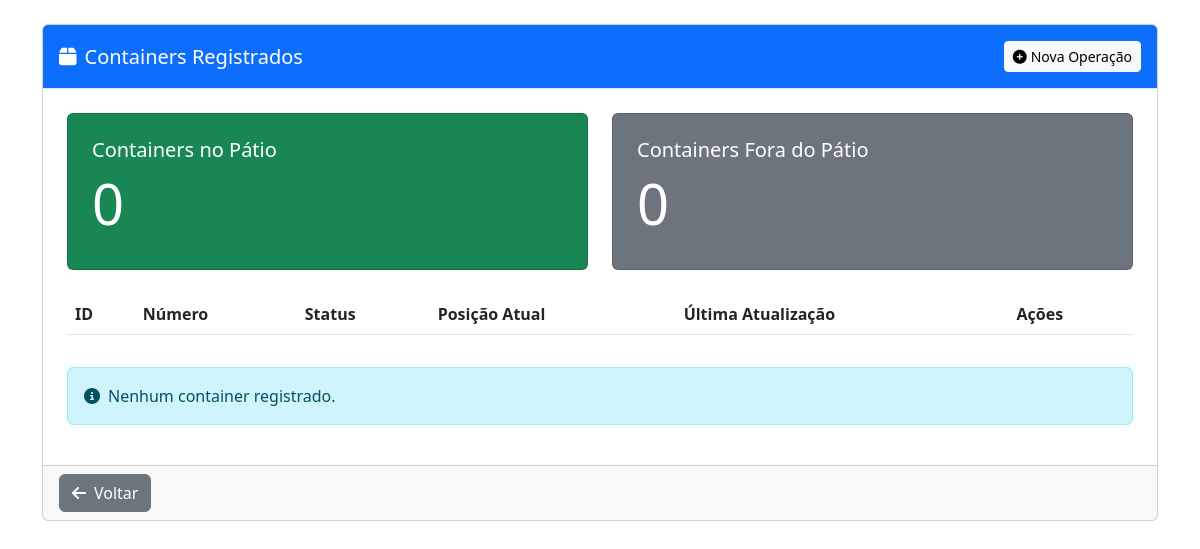
The app's page /operacoes/containers (signed in), older data.
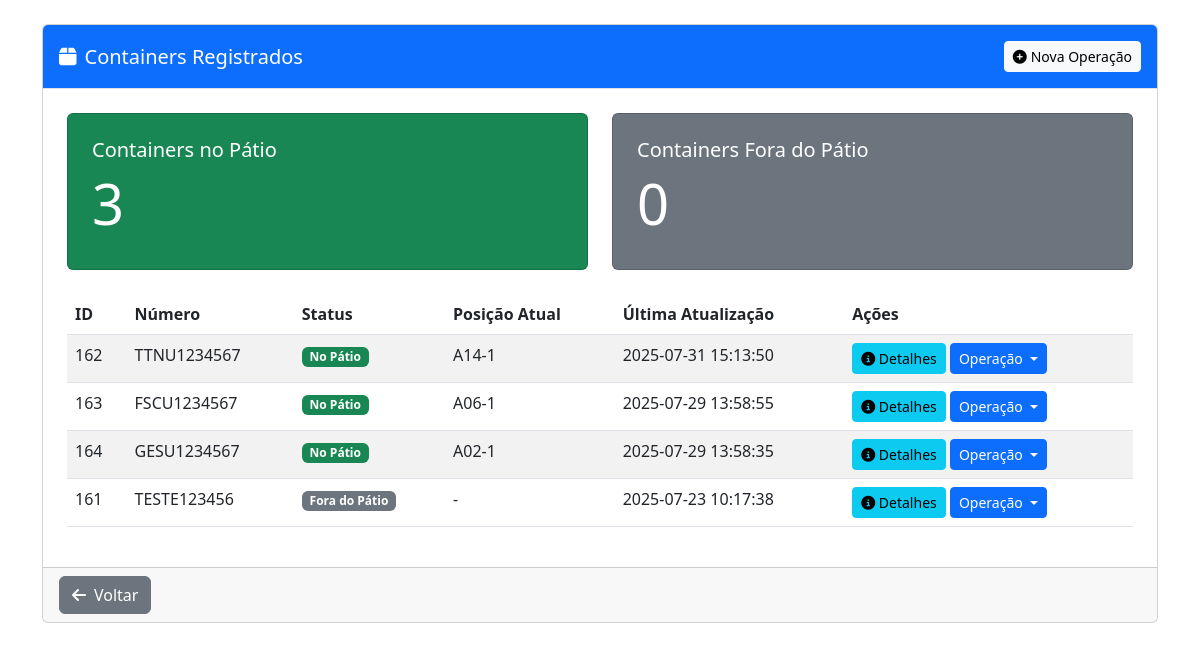
The same page, newer data.
### tables this page shows
CREATE TABLE containers (
        id INTEGER PRIMARY KEY AUTOINCREMENT,
        numero TEXT UNIQUE NOT NULL,
        status TEXT NOT NULL DEFAULT 'no patio',
        posicao_atual TEXT,
        data_criacao TEXT NOT NULL,
        ultima_atualizacao TEXT NOT NULL
    , unidade TEXT DEFAULT 'principal', tipo_container TEXT, tamanho TEXT, capacidade TEXT, tara TEXT, armador TEXT, booking TEXT);

### routes/operacoes.py (the view)
@operacoes_bp.route('/containers')
@login_required
def listar_containers():
    try:
        db = get_db()
        cursor = db.cursor()
        username = session.get('username')
        cursor.execute('SELECT unidade FROM usuarios WHERE username = ?', (username,))
        user_data = cursor.fetchone()
        if not user_data:
            flash('Erro: Usuário não encontrado ou sem unidade definida', 'danger')
            return redirect(url_for('operacoes.index'))
        unidade_usuario = user_data[0]
        cursor.execute('''
            SELECT * FROM containers
            WHERE unidade = ?
            ORDER BY ultima_atualizacao DESC
        ''', (unidade_usuario,))
        containers = cursor.fetchall()
        return render_template('operacoes/listar_containers.html', containers=containers)
    except Exception as e:
        logger.error(f"Erro ao listar containers: {e}")
        flash(f'Erro ao listar containers: {str(e)}', 'danger')
        return redirect(url_for('operacoes.index'))

### auth/routes.py (called while the page is built)
def login_required(f):
    @wraps(f)
    def decorated_function(*args, **kwargs):
        if 'username' not in session:
            flash('Você precisa fazer login para acessar esta página', 'danger')
            return redirect(url_for('auth.login'))
        return f(*args, **kwargs)
    return decorated_function

### db.py (called while the page is built)
def get_db():
    if 'db' not in g:
        try:
            g.db = sqlite3.connect(
                current_app.config['DATABASE'],
                detect_types=sqlite3.PARSE_DECLTYPES,
                timeout=30.0,  # 30 segundos de timeout
                isolation_level=None  # Autocommit mode
            )
            g.db.execute('PRAGMA busy_timeout = 10000;')  # 10 segundos
            g.db.row_factory = sqlite3.Row
            logger.debug("Nova conexão com o banco de dados estabelecida")
        except sqlite3.Error as e:
            logger.error(f"Erro ao conectar ao banco de dados: {e}")
            raise
    return g.db

### utils/permissions.py (called while the page is built)
def get_user_role():
    role = session.get('role') or session.get('nivel')
    return role

### templates/operacoes/listar_containers.html (shortened to what the changed rows need)
{% extends "base.html" %}
{% block content %}
<div class="container py-4">
    <div class="row">
        <div class="col-md-12 mb-4">
            <div class="card">
                <div class="card-body">
                    <div class="row mb-4">
                        <div class="col-md-6">
                            <div class="card bg-success text-white">
                                <div class="card-body">
                                    <h5 class="card-title">Containers no Pátio</h5>
                                    <h2 class="display-4">
                                        {{ containers|selectattr('status', 'equalto', 'no patio')|list|length }}
                                    </h2>
                                </div>
                            </div>
                        </div>
                        <div class="col-md-6">
                            <div class="card bg-secondary text-white">
                                <div class="card-body">
                                    <h2 class="display-4">
                                        {{ containers|selectattr('status', 'equalto', 'fora do patio')|list|length }}
                                    </h2>
                                </div>
                            </div>
                        </div>
                    </div>
                    <div class="table-responsive">
                        <table class="table table-striped table-hover" id="tabelaContainers">
                            <thead>
                                <tr>
                                    <th>ID</th>
                                    <th>Número</th>
                                    <th>Status</th>
                                    <th>Posição Atual</th>
                                    <th>Última Atualização</th>
                                    <th>Ações</th>
                                </tr>
                            </thead>
                            <tbody>
                                {% for container in containers %}
                                <tr>
                                    <td>{{ container.id }}</td>
                                    <td>{{ container.numero }}</td>
                                    <td>
                                        {% if container.status == 'no patio' %}
                                        <span class="badge bg-success">No Pátio</span>
                                        {% else %}
                                        <span class="badge bg-secondary">Fora do Pátio</span>
                                        {% endif %}
                                    </td>
                                    <td>{{ container.posicao_atual or '-' }}</td>
                                    <td>{{ container.ultima_atualizacao }}</td>
                                    <td>
                                        <a href="{{ url_for('operacoes.detalhe_container', container_id=container.id) }}" class="btn btn-sm btn-info">
                                            <i class="fas fa-info-circle"></i> Detalhes
                                        </a>
                                        <div class="btn-group">
                                            <button type="button" class="btn btn-sm btn-primary dropdown-toggle" data-bs-toggle="dropdown" aria-expanded="false">
                                                Operação
                                            </button>
                                        </div>
                                    </td>
                                </tr>
                                {% endfor %}
                            </tbody>
                        </table>
                    </div>
                    {% if not containers %}
                    <div class="alert alert-info mt-3">
                        <i class="fas fa-info-circle me-2"></i>Nenhum container registrado.
                    </div>
                    {% endif %}
                </div>
            </div>
        </div>
    </div>
</div>
{% endblock %}

Row changes from the older to the newer data that the page shows:
added containers: id "162", numero "TTNU1234567", status "No Pátio", posicao_atual "A14-1", ultima_atualizacao "2025-07-31 15:13:50"
added containers: id "163", numero "FSCU1234567", status "No Pátio", posicao_atual "A06-1", ultima_atualizacao "2025-07-29 13:58:55"
added containers: id "164", numero "GESU1234567", status "No Pátio", posicao_atual "A02-1", ultima_atualizacao "2025-07-29 13:58:35"
added containers: id "161", numero "TESTE123456", status "Fora do Pátio", posicao_atual "-", ultima_atualizacao "2025-07-23 10:17:38"
Text that changed along with them:
{{ containers|selectattr('status', 'equalto', 'no patio')|list|length }}: "0" → "3"
text no longer shown: "Nenhum container registrado."
